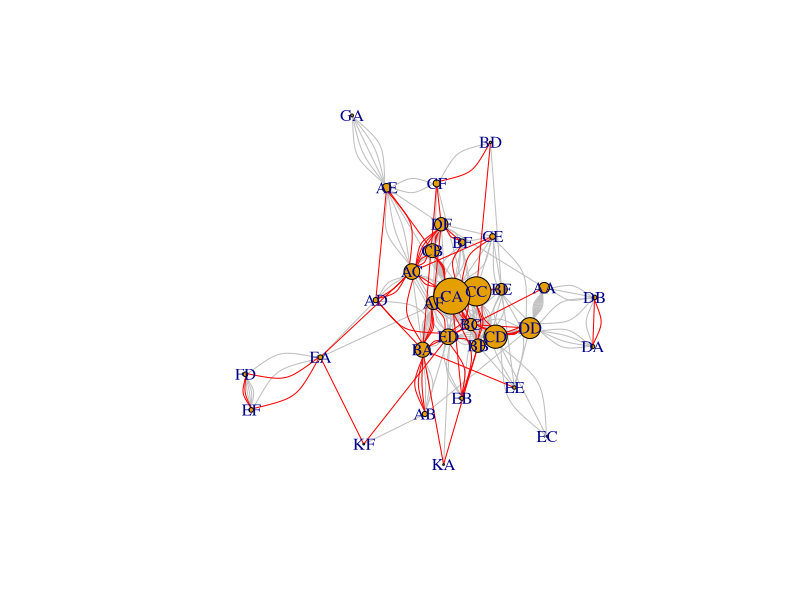

Source code (R):
library(igraph)

# setwd('SNA')

supervisor <- read.table('supervisor.txt', sep='\t', dec='.', header=T)

g <- graph.data.frame(supervisor, directed = F)

V(g)$size <- degree(g) / 3

g1 <- delete.vertices(g, V(g)[degree(g) < 3])

E(g1)$color <- ifelse(E(g1)$grade >= 8, 'red', 'gray')

plot(g1)

#V(g)
#E(g)
#degree(g)
#sort(degree(g), decreasing = T)

#set.seed(1101)
#plot(g)

